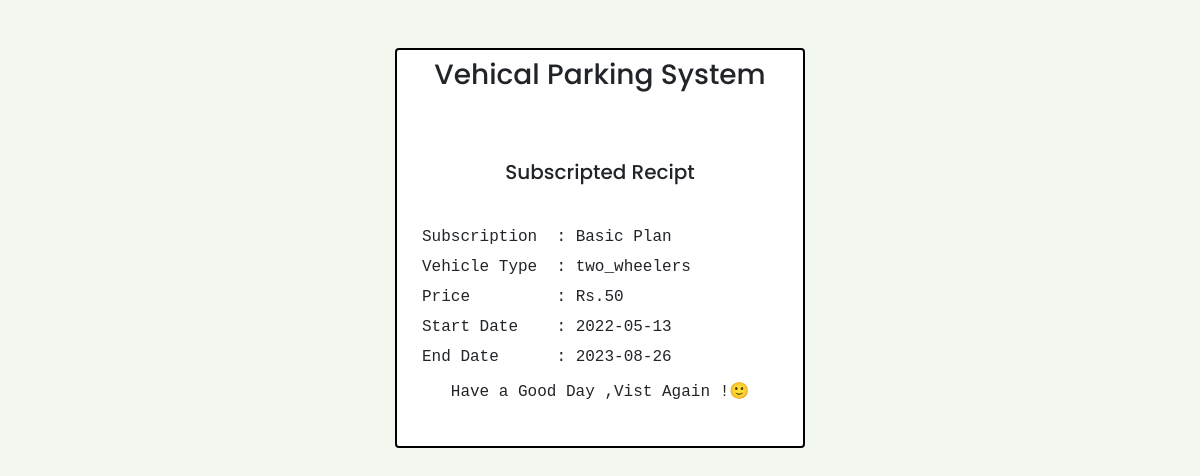
The app's page /bill-sub.php?vid=15 with its own data.
### tables this page shows
CREATE TABLE `subscripted_user` (
  `sid` int(11) NOT NULL,
  `vehicle_no` varchar(20) NOT NULL,
  `vehiclename` varchar(20) NOT NULL,
  `vehicle_cat` varchar(20) NOT NULL,
  `ownername` varchar(30) NOT NULL,
  `mail` varchar(50) NOT NULL,
  `phone` bigint(10) NOT NULL,
  `plan` varchar(25) NOT NULL,
  `amount` int(11) NOT NULL,
  `validity` varchar(30) NOT NULL,
  `uid` int(11) DEFAULT NULL,
  `sdate` date NOT NULL DEFAULT current_timestamp(),
  `edate` date DEFAULT NULL,
  `status` varchar(10) NOT NULL,
  `payment_status` varchar(50) NOT NULL,
  `payment_id` varchar(50) NOT NULL
);

### bill-sub.php (the view, shortened to what this page needs)
<?php
    include('includes/dbconn.php');
?>
<!doctype html>
<html lang="en">
  <head>
    <link href="https://cdn.jsdelivr.net/npm/bootstrap@5.0.2/dist/css/bootstrap.min.css" rel="stylesheet">
		<link rel="stylesheet" href="includes/body.css">
  </head>
  <body class="c1">
  <div class="card mx-auto mt-5" style="width: 410px; height:400px;border:2px solid black">
    <h3 class="text-center pt-2">Vehical Parking System</h3>
    <h5 class="text-center" style="margin-top: 60px; margin-bottom:40px ">Subscripted Recipt</h5>
    <?php
        $cid=$_GET['vid'];
        $ret=mysqli_query($con,"SELECT * from subscripted_user where sid='$cid'");
       $row=mysqli_fetch_array($ret);
        ?>
    <p   style="margin-left: 25px; margin-bottom:5px" ><samp>Subscription &nbsp;:  <?php  echo $row['plan'];?></samp></p>
    <p   style="margin-left: 25px; margin-bottom:5px"><samp>Vehicle Type &nbsp;: <?php  echo $row['vehicle_cat'];?></samp></p>
    <p   style="margin-left: 25px; margin-bottom:5px"><samp>Price &nbsp;&nbsp;&nbsp;&nbsp;&nbsp;&nbsp;&nbsp;&nbsp;: Rs.<?php  echo $row['amount'];?></samp></p>
    <p   style="margin-left: 25px; margin-bottom:5px"><samp>Start Date &nbsp;&nbsp;&nbsp;: <?php  echo $row['sdate'];?></samp></p>
    <p   style="margin-left: 25px; margin-bottom:10px"><samp>End Date &nbsp;&nbsp;&nbsp;&nbsp;&nbsp;: <?php  echo $row['edate'];?></samp></p>
    <p class="text-center"><samp> Have a Good Day ,Vist Again !🙂</samp></p>
</div>
  </body>
</html>

### includes/body.css (style rules this page uses)
* { font-family: 'Poppins', sans-serif; }
.c1 { background:#f2f7f0; }

### records on screen
subscripted_user: plan "Basic Plan", vehicle_cat "two_wheelers", amount "50", sdate "2022-05-13", edate "2023-08-26"
